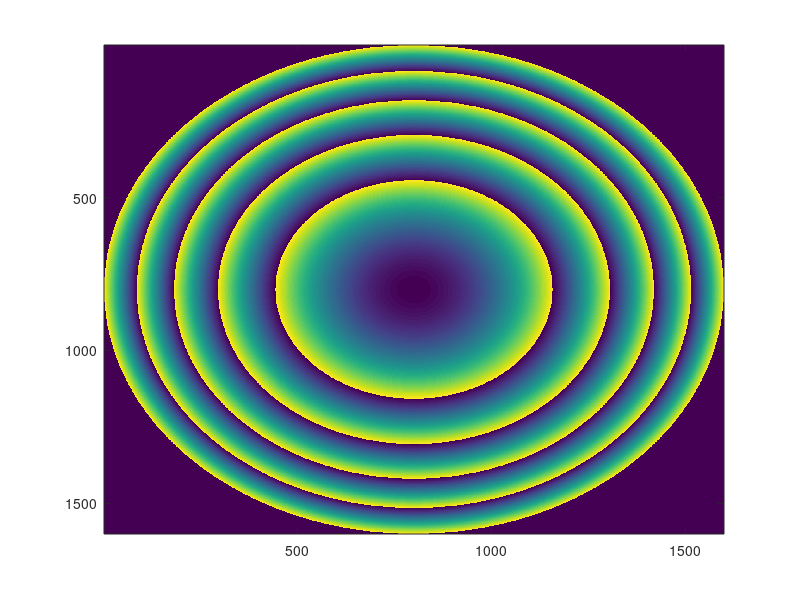
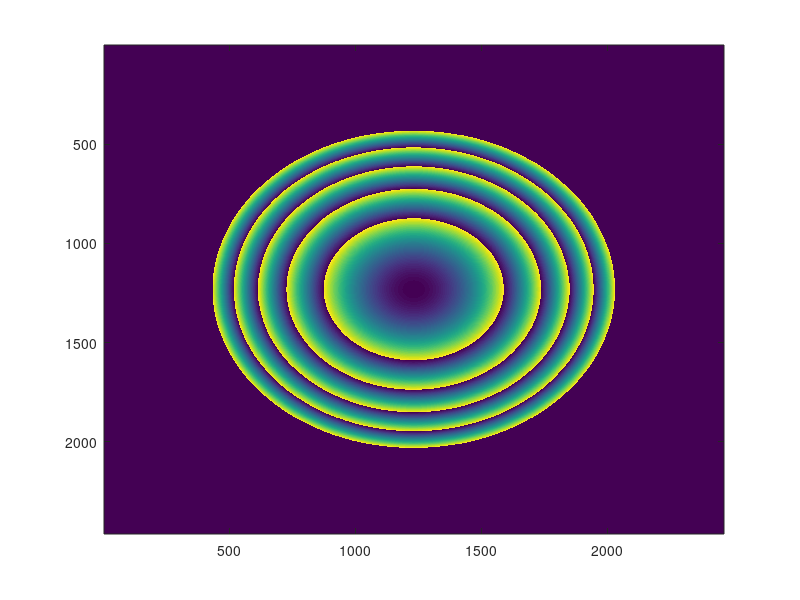

Here is the MATLAB script that generated these plots, in order:
clc;
close all;
clear;
%%

alpha = 10*pi;
M     = 1600;
D     = 6e-3;
R     = 3e-3;
delta = D/M;

x     = linspace(-delta*M/2,delta*M/2,M);

[X,Y] = meshgrid(x,x);
d     = 1*(X./max(X(:))).^2 + 1*(Y./max(Y(:))).^2;
d     = mat2gray(mod(alpha.*d, 2*pi))*1.3745e-06;

pupil = double((X.^2 + Y.^2)<=R.^2);
d = d.*pupil;

figure;imagesc(d)

%%
N = 2464;
finalDOE = zeros(N,N);
finalDOE(N/2-M/2:N/2+M/2-1,N/2-M/2:N/2+M/2-1) = d;

figure;imagesc(finalDOE)
